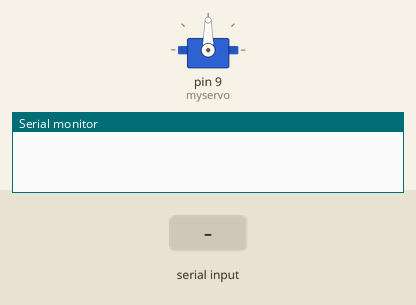
This sketch was run on a simulated Arduino Uno, built with avr-gcc and run on an emulated ATmega328P. Shown: servo, the last lines printed to the serial monitor. The inputs (shaded band) are chosen by the test bench.

Above: at 1.2 s.
1.3 s: "90,45\n" received over Serial
At 1.9 s:
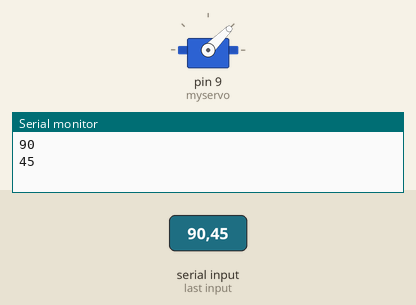
2.8 s: "30,150\n" received over Serial
At 3.1 s:
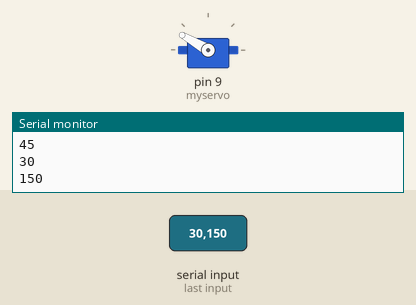
4.3 s: "5\n" received over Serial
At 5.2 s:
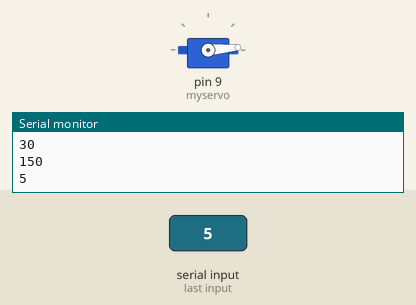
5.8 s: "200\n" received over Serial
At 6.4 s:
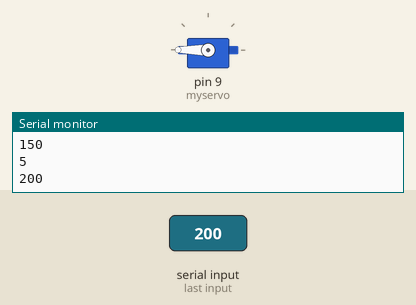
7.3 s: "90\n" received over Serial
At 8.7 s:
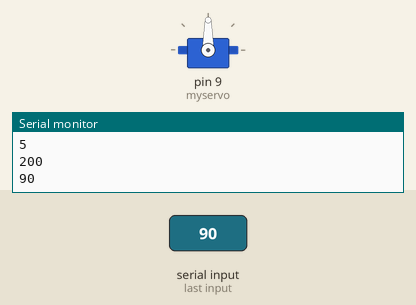
Timing chart, 0 to 9.8 s (numbered marks = the images above; inputs shaded):
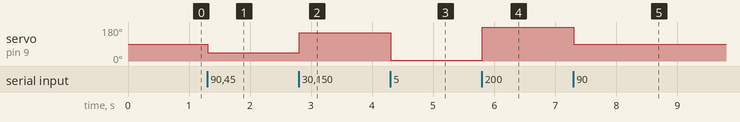

The sketch:

Gate_v2.ino
```cpp
#include <Servo.h>

Servo myservo;  // create servo object to control a servo

int pos = 90;    // variable to store the servo position
char incomingByte;

void setup() {
        Serial.begin(9600);
        myservo.attach(9); //Servo connected to D9
        myservo.write(90); //initial servo position
}

void loop() {

        // send data only when you receive data:
        if (Serial.available() > 0) {   // something came across serial
            int integerValue = Serial.parseInt();
            if (integerValue != 0)
              {
              Serial.println(integerValue);
              myservo.write(integerValue);
              }
        }
}
```

Measured:
- after the input at 1.3 s, servo on pin 9 (myservo): 90° → 45° at once
- after the input at 2.8 s, servo on pin 9 (myservo): 45° → 150° at once
- after the input at 4.3 s, servo on pin 9 (myservo): 150° → 5° at once
- after the input at 5.8 s, servo on pin 9 (myservo): 5° → 180° at once
- after the input at 7.3 s, servo on pin 9 (myservo): 180° → 90° at once
